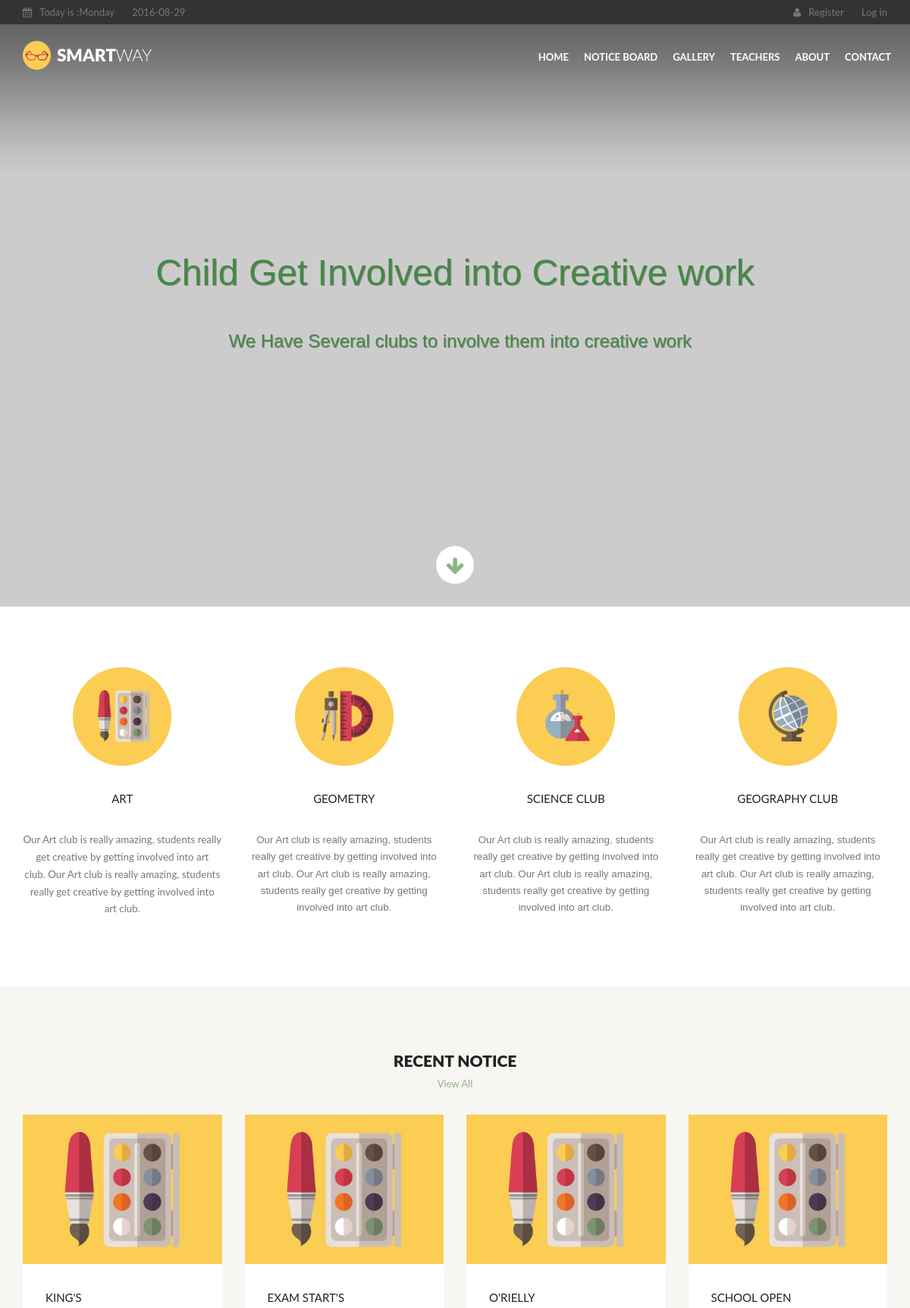
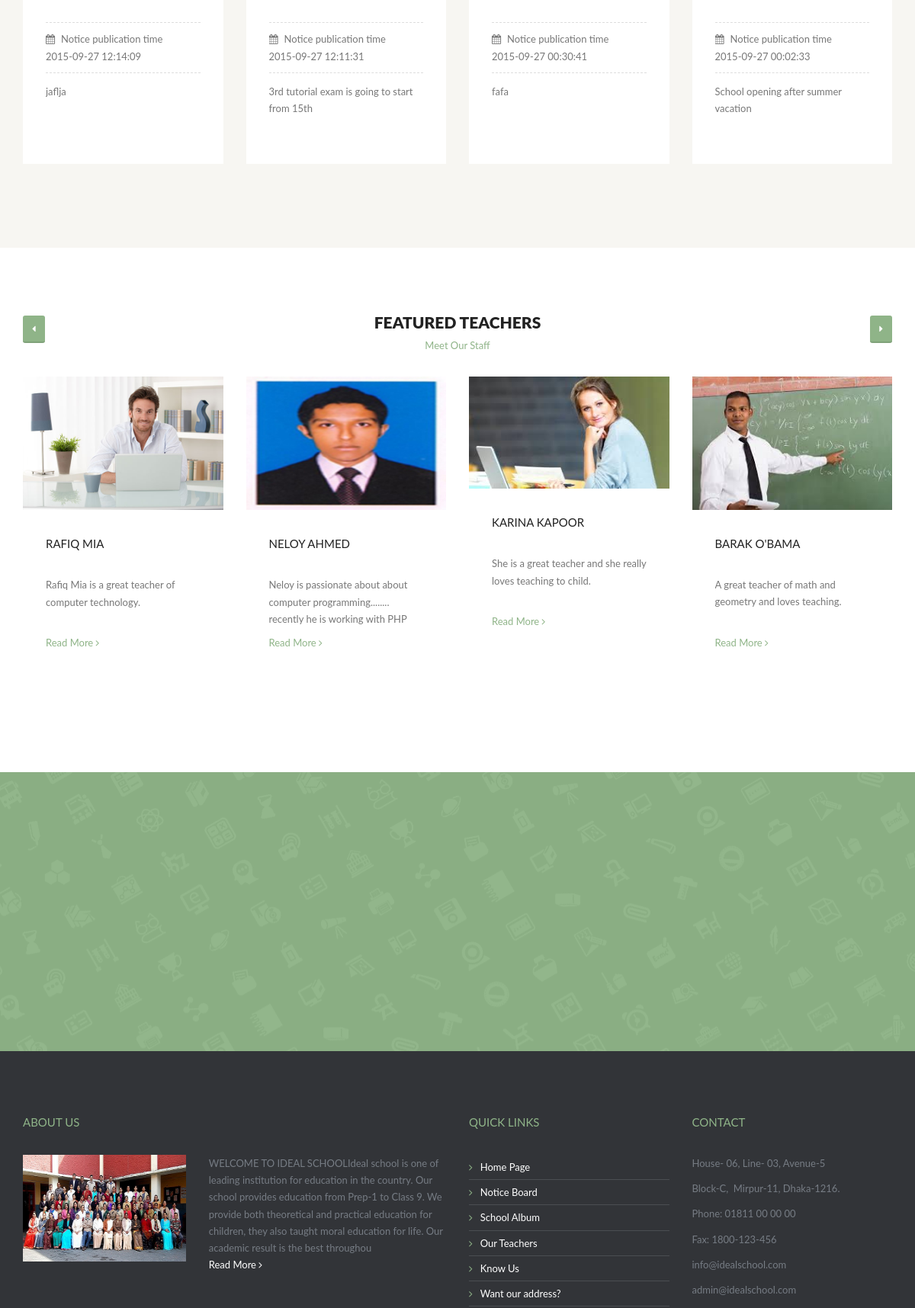
The page / (upper part) on the database its author committed (2 pictures, top to bottom).
### tables this page shows
CREATE TABLE IF NOT EXISTS `tbl_slider` (
  `slider_id` int(5) NOT NULL AUTO_INCREMENT,
  `slider_image` varchar(100) NOT NULL,
  `slider_text` text NOT NULL,
  `publication_status` tinyint(1) NOT NULL,
  `deletion_status` tinyint(1) NOT NULL DEFAULT '0',
  PRIMARY KEY (`slider_id`)
);

CREATE TABLE IF NOT EXISTS `tbl_club` (
  `club_id` int(5) NOT NULL AUTO_INCREMENT,
  `club_name` varchar(50) NOT NULL,
  `club_image` varchar(50) NOT NULL,
  `club_short_description` text NOT NULL,
  `publication_status` tinyint(1) NOT NULL,
  `deletion_status` tinyint(1) NOT NULL DEFAULT '0',
  PRIMARY KEY (`club_id`)
);

CREATE TABLE IF NOT EXISTS `tbl_notice` (
  `notice_id` int(11) NOT NULL AUTO_INCREMENT,
  `notice_priority` tinyint(1) NOT NULL,
  `notice_title` varchar(40) NOT NULL,
  `notice_publication_time` datetime NOT NULL,
  `notice_short_description` varchar(45) NOT NULL,
  `notice_long_description` text NOT NULL,
  `publication_status` tinyint(1) NOT NULL,
  `deletion_status` tinyint(1) NOT NULL DEFAULT '0',
  PRIMARY KEY (`notice_id`)
);

CREATE TABLE IF NOT EXISTS `tbl_teacher` (
  `teacher_id` int(5) NOT NULL AUTO_INCREMENT,
  `grid_image` longblob NOT NULL,
  `full_name` varchar(50) NOT NULL,
  `grid_summary` varchar(95) NOT NULL,
  `teacher_profile` text NOT NULL,
  `publication_status` tinyint(1) NOT NULL,
  `deletion_status` tinyint(1) NOT NULL DEFAULT '0',
  PRIMARY KEY (`teacher_id`)
);

CREATE TABLE IF NOT EXISTS `tbl_welcome` (
  `welcome_id` int(5) NOT NULL AUTO_INCREMENT,
  `top_side_image` varchar(50) NOT NULL,
  `welcome_text` text NOT NULL,
  `publication_status` tinyint(1) NOT NULL,
  `deletion_status` tinyint(1) NOT NULL,
  PRIMARY KEY (`welcome_id`)
);

CREATE TABLE IF NOT EXISTS `tbl_contact` (
  `contact_id` int(5) NOT NULL AUTO_INCREMENT,
  `right_side_image` varchar(50) NOT NULL,
  `address` text NOT NULL,
  `phone_fax` text NOT NULL,
  `email` text NOT NULL,
  `publication_status` tinyint(1) NOT NULL,
  `deletion_status` tinyint(1) NOT NULL DEFAULT '0',
  PRIMARY KEY (`contact_id`)
);

### classes/db_connect.php (called while the page is built, shortened)
<?php
class Db_Connect {
    public function __construct() {
        $db_name = 'seip_term_project_sch_mng_102543';
    }
}

### classes/application.php (called while the page is built, shortened)
<?php
require 'db_connect.php';
class Application {
    public function select_all_published_teacher(){
        $sql = "SELECT * FROM tbl_teacher WHERE publication_status=1 AND deletion_status=0";
        $resource = mysql_query($sql);
        return $resource;
    }
    public function select_all_published_slider(){
        $sql = "SELECT * FROM tbl_slider WHERE publication_status=1 AND deletion_status=0";
        if(mysql_query($sql)){
            $resource = mysql_query($sql);
            return $resource;
        }else{
            die(mysql_error());
        }
    }
    public function select_all_published_club(){
        $sql = "SELECT * FROM tbl_club WHERE publication_status=1 AND deletion_status=0";
        if(mysql_query($sql)){
            $resource = mysql_query($sql);
            return $resource;
        }else{
            die(mysql_error());
        }
    }
    public function show_recent_notice(){
        $sql = "SELECT *
                    FROM  `tbl_notice`
                    ORDER BY notice_publication_time DESC
                    LIMIT 4";
        if(mysql_query($sql)){
            $result = mysql_query($sql);
            return $result;
        }
    }
    public function select_all_published_comments(){
        $sql = "SELECT * FROM tbl_parents_comments WHERE publication_status=1 AND deletion_status=0 ";
        if(mysql_query($sql)){
            $result = mysql_query($sql);
            return $result;
        }else{
            die(mysql_error());
        }
    }
public function show_welcome(){
    $sql = "SELECT * FROM tbl_welcome WHERE publication_status=1 AND deletion_status=0 ";
    if(mysql_query($sql)){
        $resource = mysql_query($sql) ;
        return $resource ;
    }else{
        die(mysql_error());
    }
}
public function show_contact(){
    $sql = "SELECT * FROM tbl_contact WHERE publication_status=1 AND deletion_status=0 LIMIT 1 ";
    if(mysql_query($sql)){
        $resource = mysql_query($sql) ;
        return $resource ;
    }else{
        die(mysql_error());
    }
}
}

### home_content.php (the view, shortened to what this page needs)
<?php
$resource = $app_obj->select_all_published_club();
$result = $app_obj->show_recent_notice();
$resource_location = $app_obj->select_all_published_teacher();
$result_location = $app_obj->select_all_published_comments();
?>
<section id="welcome">
    <div class="container">
        <div class="row text-center">
            <?php while($row = mysql_fetch_assoc($resource)) {?>
            <div class="col-sm-3">
                <p><img src="php_upload/club/<?php echo $row['club_image'];?>" alt="" /></p>
                <h3><?php echo $row['club_name']?></h3>
                <p><?php echo $row['club_short_description'];?></p>
            </div>
            <?php } ?>
        </div>
    </div>
</section>
<section id="featured-posts" class="alt-background">
    <div class="container">
        <h2 class="text-center carousel-title">
            Recent Notice
            <a href="notice_board.php">View All</a>
        </h2>
            <ul class="exams-grid">
<?php while($data = mysql_fetch_assoc($result))  {  ?>
            <li class="col-lg-3 col-md-4 col-sm-6">
                <img src="images/course01.jpg" alt="" class="img-responsive" />
                <div class="description">
                    <h3><?php echo $data['notice_title']?></h3>
                    <ul>
                        <li><i class="fa fa-calendar"></i>Notice publication time<br/><?php echo $data['notice_publication_time']?></li>
                    </ul>
                    <p><?php echo $data['notice_short_description']?></p>
                </div>
            </li>
<?php } ?>
        </ul>
    </div>
</section>
<section id="featured-teachers" >
    <div class="container">
        <h2 class="carousel-title text-center">
            Featured Teachers
            <a href="teachers_list.php">Meet Our Staff</a>
        </h2>
        <div class="owl-carousel">
<?php while($featured_teacher = mysql_fetch_assoc($resource_location)) { ?>
            <div class="item">
                <img src="php_upload/teacher/<?php echo $featured_teacher['grid_image']?>" alt="" class="img-responsive" />
                <div class="description">
                    <h3><?php echo $featured_teacher['full_name']?></h3>
                    <p><?php echo $featured_teacher['grid_summary']?></p>
                    <a href="teachers_profile.php?teacher_id=<?php echo $featured_teacher['teacher_id']?>">Read More <i class="fa fa-angle-right"></i></a>
                </div>
            </div>
<?php } ?>
        </div>
    </div>
</section>
<section id="about-reviews">
    <div class="tint"></div>
    <div class="container">
        <div class="row">
        </div>
    </div>
</section>

### index.php (shortened to what this page needs)
<?php
require './classes/application.php';
$app_obj = new Application;
?>
<!DOCTYPE html>
<html>
    <head>
        <link href="css/style.css" rel="stylesheet">
    </head>
    <?php
    if (isset($page) == false) {
        echo '<body id="homepage">';
    } else {
        echo '<body >';
    }
    ?>
    <?php
    if (isset($page) == false) {
        echo '<div id="home"></div>';
    }
    ?>
        <header>
            <div class="tools">
                <?php
                if(@$page != 'student_landing'){
                include './tools.php';
                }elseif($page == 'student_landing'){
                    include './student_landing_tools.php';
                }
                ?>
            </div>
            <div class="navbar navbar-default navbar-static-top" role="navigation">
                <?php include './navbar.php';?>
            </div>
        </header>
            <?php
            if(isset($page)==false){
               echo '<div id="slides">';
                include './home_banner.php';
                echo '</div>';
            }
            ?>
        <?php
            if(isset($page)==false){
                include './home_content.php';
            }
        ?>
<?php
$resource = $app_obj->show_contact();
$contact_info = mysql_fetch_assoc($resource);
$resource_location = $app_obj->show_welcome();
$welcome_info = mysql_fetch_assoc($resource_location);
?>
       <div id="prefooter">
            <div class="container">
                <div class="row">
                    <div class="col-sm-6">
                        <h3>About Us</h3>
                        <div class="row">
                            <div class="col-sm-5">
                                <p><img src="php_upload/about/<?php echo $welcome_info['top_side_image']?>" alt="" class="img-responsive" /></p>
                            </div>
                            <div class="col-sm-7">
                                <p><?php echo substr(strip_tags($welcome_info['welcome_text']), 0, 300); ?><br>
                                    <a href="about.php">Read More <i class="fa fa-angle-right"></i></a></p>
                            </div>
                        </div>
                    </div>
                  <div id="links">
                    <div class="col-sm-3">
                        <h3>Quick Links</h3>
                        <nav>
                            <ul>
                                <li><a href="index.php"><i class="fa fa-angle-right"></i>Home Page</a></li>
                                <li><a href="notice_board.php"><i class="fa fa-angle-right"></i>Notice Board</a></li>
                                <li><a href="gallery.php"><i class="fa fa-angle-right"></i>School Album</a></li>
                                <li><a href="teachers_list.php"><i class="fa fa-angle-right"></i>Our Teachers</a></li>
                                <li><a href="about.php"><i class="fa fa-angle-right"></i>Know Us</a></li>
                                <li><a href="contact.php"><i class="fa fa-angle-right"></i>Want our address?</a></li>
                            </ul>
                        </nav>
                    </div>
                  </div>
                    <div class="col-sm-3">
                        <h3>Contact</h3>
                        <p><?php echo $contact_info['address']?></p>
                        <p><?php echo $contact_info['phone_fax']?></p>
                        <p><?php echo $contact_info['email']?></p>
                    </div>
                </div>
            </div>
        </div>
    </body>
</html>

### home_banner.php (shortened to what this page needs)
<?php
$resource = $app_obj->select_all_published_slider();
?>
<div class="tint"></div>
<div class="slider-offers text-center">
    <ul>
        <?php mysql_data_seek($resource, 0);
                    while($row = mysql_fetch_assoc($resource)) {
                ?>
        <li>
            <div class="text-success"><?php echo $row['slider_text'];?></div>
        </li>
        <?php } ?>
    </ul>
</div>
<a class="arrow" href="#welcome">
    <i class="fa fa-arrow-down fa-2x"></i>
</a>

### css/style.css (style rules this page uses)
body { overflow-x: hidden; padding-top: 118px; }
h1,h2,h3,h4,h5,h6 { text-transform: uppercase; }
h2 { font-size: 1.6153em; }
h1,h2 { font-weight: 900; margin: 0 0 30px 0; }
h3 { margin: 30px 0; }
h2,h3,h4,h5,h6 { line-height: 1.74em; }
a, button { cursor: pointer; transition: all .5s ease; -moz-transition: all .5s ease; -webkit-transition: all .5s ease; -o-transition: all .5s ease; }
section { padding: 80px 0; }
.alt-background { background: #f7f6f2; }
header { left: 0; position: absolute; top: 0; width: 100%; z-index: 1000; }
.tools { background: #313438; padding: 5px 0; }
#homepage .tools { background: rgba(0,0,0,0.75); }
#homepage .navbar-default { background: url(../images/header.png) repeat-x top; border: 0; display: block; min-height: 200px; }
#slides { height: 100%; left: 0; position: absolute !important; top: 0; width: 100%; }
#slides .tint { background: rgba(0,0,0,0.2); height: 100%; left: 0; position: absolute; top: 0; width: 100%; z-index: 100; }
.arrow { border-radius: 50%; background: #fff; bottom: 30px; display: block; height: 50px; left: 50%; line-height: 62px; margin-left: -25px; position: absolute; text-align: center; width: 50px; z-index: 100; }
.slider-offers { left: 0; position: absolute; text-shadow: 1px 1px 0 rgba(0,0,0,0.3); top: 50%; width: 100%; z-index: 100; transform: translateY(-50%); }
.slider-offers ul, .slider-offers li { list-style: none; margin: 0; padding: 0; }
.carousel-title { margin-left: 35px; margin-right: 35px; position: relative; z-index: 100; }
.carousel-title a { display: block; font-size: 13px; font-weight: normal; line-height: 1.74em; text-transform: none; }
.owl-carousel .item { background: #fff; }
.owl-carousel .item h3 { margin: 30px 30px 0; }
.teachers .description, #featured-teachers .description { background: #fff; margin-bottom: 30px; padding: 1px 30px 30px; }
#featured-teachers .description h3 { margin: 30px 0; }
.teachers .description p, #featured-teachers .description p { height: 5em; overflow: hidden; }
.exams-grid { list-style: none; margin: 0 -15px; padding: 0; }
.exams-grid li .description { background: #fff; margin-bottom: 30px; padding: 1px 30px 30px; }
.exams-grid li .description p { height: 5em; overflow: hidden; }
.exams-grid li ul { border-top: 1px dashed #ddd; list-style: none; margin: 0 0 1em 0; padding: 0; }
.exams-grid li ul li { border-bottom: 1px dashed #ddd; overflow: hidden; padding: 10px 0; }
.exams-grid li ul li i { width: 20px; }
#about-reviews { background: url(../images/icons.gif) no-repeat center top; position: relative; }
#about-reviews .tint { background: rgba(143,180,136,0.97); height: 100%; left: 0; position: absolute; top: 0; width: 100%; }
#links { background: #373a3e; color: #767c84; }
#links .col-sm-3 { margin: 80px 0; }
#links h3 { color: #8fb488; margin: 0 0 30px; }
#links a { color: #fff; }
#links ul { list-style: none; margin: 0; padding: 0; }
#links ul li { border-bottom: 1px solid #4b4e52; display: table; padding: 5px 0; width: 100%; }
#links ul li a i { color: #8fb488; margin-right: 10px; }
#prefooter { background: #323438; color: #767c84; }
#prefooter .col-sm-3, #prefooter .col-sm-6 { margin: 80px 0; }
#prefooter h3 { color: #8fb488; margin: 0 0 30px; }
#prefooter a { color: #fff; }

### css/superslides.css (style rules this page uses)
#slides { position: relative; }

### rows shown on the page
tbl_slider: slider_text "Child Get Involved into Creative work We Have Several clubs to involve them into creative work"
tbl_club: club_image (picture), club_name "ART", club_short_description "Our Art club is really amazing, students really get creative by getting involved into art club. Our Art club is really amazing, students really get creative by getting involved into art club."
tbl_club: club_image (picture), club_name "GEOMETRY", club_short_description "Our Art club is really amazing, students really get creative by getting involved into art club. Our Art club is really amazing, students really get creative by getting involved into art club."
tbl_club: club_image (picture), club_name "SCIENCE CLUB", club_short_description "Our Art club is really amazing, students really get creative by getting involved into art club. Our Art club is really amazing, students really get creative by getting involved into art club."
tbl_club: club_image (picture), club_name "GEOGRAPHY CLUB", club_short_description "Our Art club is really amazing, students really get creative by getting involved into art club. Our Art club is really amazing, students really get creative by getting involved into art club."
tbl_notice: notice_title "KING'S", notice_publication_time "2015-09-27 12:14:09", notice_short_description "jaflja"
tbl_notice: notice_title "EXAM START'S", notice_publication_time "2015-09-27 12:11:31", notice_short_description "3rd tutorial exam is going to start from 15th"
tbl_notice: notice_title "O'RIELLY", notice_publication_time "2015-09-27 00:30:41", notice_short_description "fafa"
tbl_notice: notice_title "SCHOOL OPEN", notice_publication_time "2015-09-27 00:02:33", notice_short_description "School opening after summer vacation"
tbl_teacher: grid_image (picture), full_name "RAFIQ MIA", grid_summary "Rafiq Mia is a great teacher of computer technology."
tbl_teacher: grid_image (picture), full_name "NELOY AHMED", grid_summary "Neloy is passionate about about computer programming........ recently he is working with PHP"
tbl_teacher: grid_image (picture), full_name "KARINA KAPOOR", grid_summary "She is a great teacher and she really loves teaching to child."
tbl_teacher: grid_image (picture), full_name "BARAK O'BAMA", grid_summary "A great teacher of math and geometry and loves teaching."
tbl_welcome: top_side_image (picture), welcome_text "WELCOME TO IDEAL SCHOOLIdeal school is one of leading institution for education in the country. Our school provides education from Prep-1 to Class 9. We provide both theoretical and practical education for children, they also taught moral education for life. Our academic result is the best throughou"
tbl_contact: address "House- 06, Line- 03, Avenue-5 Block-C, Mirpur-11, Dhaka-1216.", phone_fax "Phone: 01811 00 00 00 Fax: 1800-123-456", email "info@idealschool.com admin@idealschool.com"
